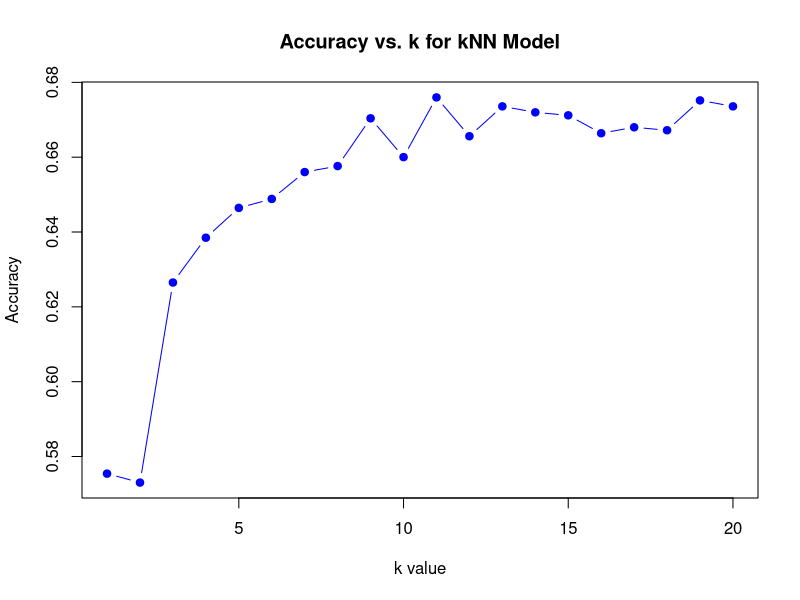
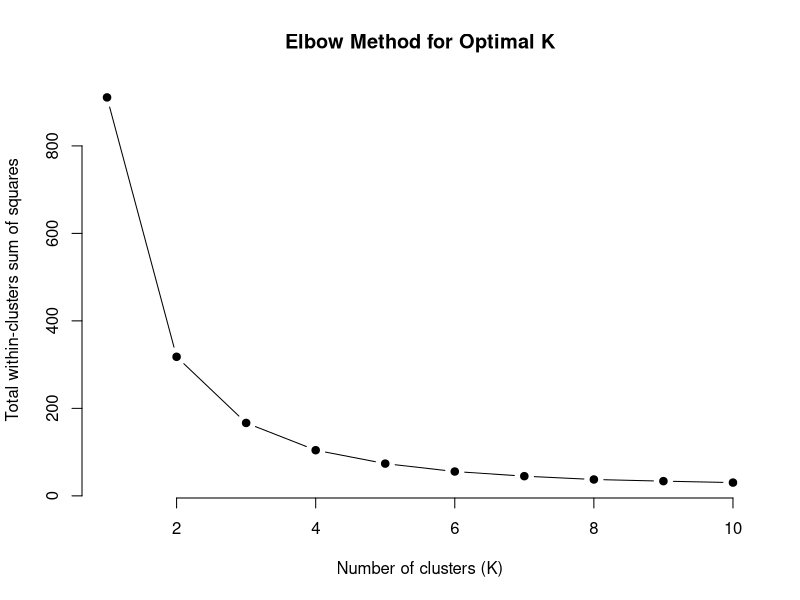
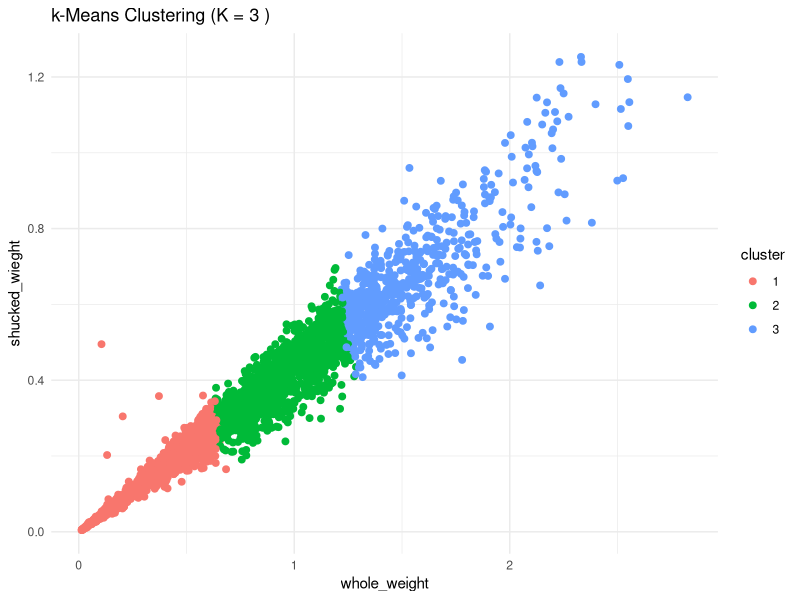

R code for these plots, in order:
library(class)   
library(caret)      
library(ggplot2)   

# Read dataset
abalone <- read.csv("abalone_dataset.csv")

# Create age group using rings
abalone$age.group <- cut(abalone$rings, breaks = c(0, 8, 11, 35),
                         labels = c("young", "adult", "old"))
# Alternatively, you can use:
abalone$age.group[abalone$rings <= 8] <- "young"
abalone$age.group[abalone$rings > 8 & abalone$rings <= 11] <- "adult"
abalone$age.group[abalone$rings > 11] <- "old"   # Note: upper bound set to all rings > 11

# Ensure age.group is a factor
abalone$age.group <- as.factor(abalone$age.group)


set.seed(123)  # for reproducibility
trainIndex <- sample(seq_len(nrow(abalone)), size = 0.7 * nrow(abalone))
train <- abalone[trainIndex, ]
test  <- abalone[-trainIndex, ]


# Model 1: Using size measurements (length, diameter, height)
features1 <- c("length", "diameter", "height")
train1 <- train[, features1]
test1  <- test[, features1]

# Model 2: Using weight measurements (whole_weight, shucked_wieght, viscera_wieght, shell_weight)
features2 <- c("whole_weight", "shucked_wieght", "viscera_wieght", "shell_weight")
train2 <- train[, features2]
test2  <- test[, features2]

# Choose an initial k (e.g., 5)
initial_k <- 5

# Train kNN for Model 1
pred_knn1 <- knn(train = train1, test = test1, cl = train$age.group, k = initial_k)
cm1 <- table(Predicted = pred_knn1, Actual = test$age.group)
print("Contingency Table for Model 1 (Size features):")
print(cm1)

# Train kNN for Model 2
pred_knn2 <- knn(train = train2, test = test2, cl = train$age.group, k = initial_k)
cm2 <- table(Predicted = pred_knn2, Actual = test$age.group)
print("Contingency Table for Model 2 (Weight features):")
print(cm2)

# Calculate accuracies for both models
acc1 <- sum(diag(cm1)) / sum(cm1)
acc2 <- sum(diag(cm2)) / sum(cm2)
cat("Accuracy Model 1:", round(acc1,3), "\n")
cat("Accuracy Model 2:", round(acc2,3), "\n")

# Assume the better performing model is the one with higher accuracy
if(acc1 >= acc2) {
  best_features <- features1
  cat("Using feature subset: Size features\n")
} else {
  best_features <- features2
  cat("Using feature subset: Weight features\n")
}

# Prepare training and testing data for the optimal subset
train_opt <- train[, best_features]
test_opt  <- test[, best_features]

# Evaluate k values over a range (e.g., from 1 to 20)
k_values <- 1:20
accuracies <- numeric(length(k_values))

for(i in seq_along(k_values)) {
  k_val <- k_values[i]
  pred <- knn(train = train_opt, test = test_opt, cl = train$age.group, k = k_val)
  cm   <- table(pred, test$age.group)
  accuracies[i] <- sum(diag(cm)) / sum(cm)
}

# Identify the optimal k
optimal_k <- k_values[which.max(accuracies)]
cat("Optimal k:", optimal_k, "with accuracy:", round(max(accuracies), 3), "\n")

# Optionally, plot accuracy vs k
plot(k_values, accuracies, type = "b", pch = 19, col = "blue",
     xlab = "k value", ylab = "Accuracy",
     main = "Accuracy vs. k for kNN Model")

cluster_data <- train_opt  # we use the training set for clustering
if(ncol(cluster_data) > 2) {
  plot_features <- best_features[1:2]  # choose the first two features for 2D plot
} else {
  plot_features <- best_features
}

# Determine the optimal number of clusters using the elbow method
wss <- numeric(10)
for (k in 1:10) {
  set.seed(123)
  km <- kmeans(cluster_data, centers = k, nstart = 20)
  wss[k] <- km$tot.withinss
}

# Plot the elbow curve
plot(1:10, wss, type = "b", pch = 19, frame = FALSE, 
     xlab = "Number of clusters (K)",
     ylab = "Total within-clusters sum of squares",
     main = "Elbow Method for Optimal K")

# From the elbow plot, suppose the optimal number of clusters is chosen as, e.g., 3.
optimal_K <- 3

# Run final k-means with optimal_K clusters
set.seed(123)
final_km <- kmeans(cluster_data, centers = optimal_K, nstart = 20)

# Append cluster assignments to training data
train$cluster <- as.factor(final_km$cluster)

# Plot clusters for the two selected features
ggplot(train, aes_string(x = plot_features[1], y = plot_features[2], color = "cluster")) +
  geom_point(size = 2) +
  labs(title = paste("k-Means Clustering (K =", optimal_K, ")"),
       x = plot_features[1],
       y = plot_features[2]) +
  theme_minimal()
